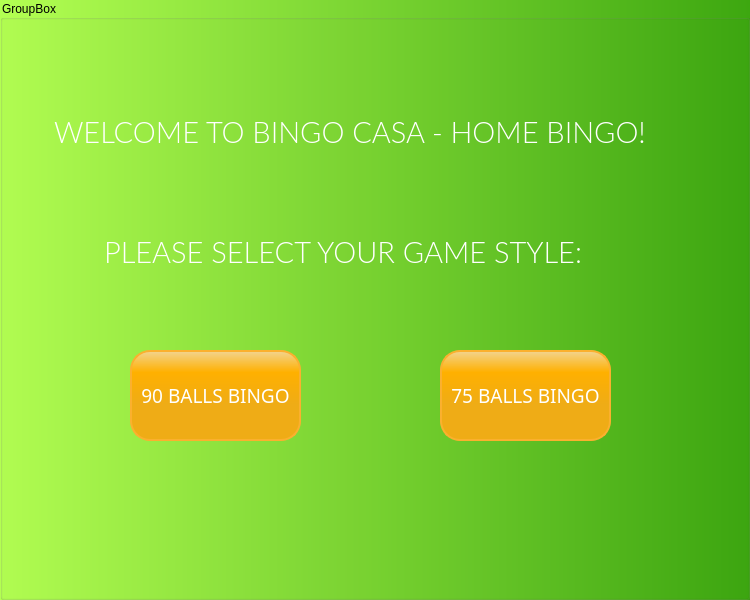
   <widget class="QGroupBox" name="groupBoxWelcome">
    <property name="geometry">
     <rect>
      <x>0</x>
      <y>-40</y>
      <width>750</width>
      <height>600</height>
     </rect>
    </property>
    <property name="styleSheet">
     <string notr="true">background: qlineargradient( x1:0 y1:0, x2:1 y2:0, stop:0 #b3ff52, stop:1 #3da710);</string>
    </property>
    <property name="title">
     <string>GroupBox</string>
    </property>
    <widget class="QTextEdit" name="textEditSelectStyle">
     <property name="geometry">
      <rect>
       <x>100</x>
       <y>230</y>
       <width>541</width>
       <height>41</height>
      </rect>
     </property>
     <property name="sizePolicy">
      <sizepolicy hsizetype="Minimum" vsizetype="Minimum">
       <horstretch>0</horstretch>
       <verstretch>0</verstretch>
      </sizepolicy>
     </property>
     <property name="palette">
      <palette>
       <active>
        <colorrole role="Button">
         <brush brushstyle="SolidPattern">
          <color alpha="0">
           <red>0</red>
           <green>0</green>
           <blue>0</blue>
          </color>
         </brush>
        </colorrole>
        <colorrole role="Base">
         <brush brushstyle="NoBrush">
          <color alpha="255">
           <red>0</red>
           <green>0</green>
           <blue>0</blue>
          </color>
         </brush>
        </colorrole>
        <colorrole role="Window">
         <brush brushstyle="SolidPattern">
          <color alpha="0">
           <red>0</red>
           <green>0</green>
           <blue>0</blue>
          </color>
         </brush>
        </colorrole>
       </active>
       <inactive>
        <colorrole role="Button">
         <brush brushstyle="SolidPattern">
          <color alpha="0">
           <red>0</red>
           <green>0</green>
           <blue>0</blue>
          </color>
         </brush>
        </colorrole>
        <colorrole role="Base">
         <brush brushstyle="NoBrush">
          <color alpha="255">
           <red>0</red>
           <green>0</green>
           <blue>0</blue>
          </color>
         </brush>
        </colorrole>
        <colorrole role="Window">
         <brush brushstyle="SolidPattern">
          <color alpha="0">
           <red>0</red>
           <green>0</green>
           <blue>0</blue>
          </color>
         </brush>
        </colorrole>
       </inactive>
       <disabled>
        <colorrole role="Button">
         <brush brushstyle="SolidPattern">
          <color alpha="0">
           <red>0</red>
           <green>0</green>
           <blue>0</blue>
          </color>
         </brush>
        </colorrole>
        <colorrole role="Base">
         <brush brushstyle="NoBrush">
          <color alpha="255">
           <red>0</red>
           <green>0</green>
           <blue>0</blue>
          </color>
         </brush>
        </colorrole>
        <colorrole role="Window">
         <brush brushstyle="SolidPattern">
          <color alpha="0">
           <red>0</red>
           <green>0</green>
           <blue>0</blue>
          </color>
         </brush>
        </colorrole>
       </disabled>
      </palette>
     </property>
     <property name="font">
      <font>
       <family>Lato</family>
      </font>
     </property>
     <property name="autoFillBackground">
      <bool>false</bool>
     </property>
     <property name="styleSheet">
      <string notr="true">background-color: rgba(0,0,0,0%);
border-color: rgba(0,0,0,0%)</string>
     </property>
     <property name="inputMethodHints">
      <set>Qt::ImhNone</set>
     </property>
     <property name="frameShape">
      <enum>QFrame::NoFrame</enum>
     </property>
     <property name="frameShadow">
      <enum>QFrame::Raised</enum>
     </property>
     <property name="lineWidth">
      <number>0</number>
     </property>
     <property name="verticalScrollBarPolicy">
      <enum>Qt::ScrollBarAlwaysOff</enum>
     </property>
     <property name="horizontalScrollBarPolicy">
      <enum>Qt::ScrollBarAlwaysOff</enum>
     </property>
     <property name="sizeAdjustPolicy">
      <enum>QAbstractScrollArea::AdjustIgnored</enum>
     </property>
     <property name="readOnly">
      <bool>true</bool>
     </property>
     <property name="html">
      <string>&lt;!DOCTYPE HTML PUBLIC &quot;-//W3C//DTD HTML 4.0//EN&quot; &quot;http://www.w3.org/TR/REC-html40/strict.dtd&quot;&gt;
&lt;html&gt;&lt;head&gt;&lt;meta name=&quot;qrichtext&quot; content=&quot;1&quot; /&gt;&lt;style type=&quot;text/css&quot;&gt;
p, li { white-space: pre-wrap; }
&lt;/style&gt;&lt;/head&gt;&lt;body style=&quot; font-family:'Lato'; font-size:9pt; font-weight:400; font-style:normal;&quot;&gt;
&lt;p style=&quot; margin-top:0px; margin-bottom:0px; margin-left:0px; margin-right:0px; -qt-block-indent:0; text-indent:0px;&quot;&gt;&lt;span style=&quot; font-family:'Sans Serif'; font-size:22pt; font-weight:296; color:#ffffff;&quot;&gt;PLEASE SELECT YOUR GAME STYLE:&lt;/span&gt;&lt;/p&gt;&lt;/body&gt;&lt;/html&gt;</string>
     </property>
     <property name="tabStopWidth">
      <number>0</number>
     </property>
     <property name="cursorWidth">
      <number>0</number>
     </property>
    </widget>
    <widget class="QTextEdit" name="textEditWelcome">
     <property name="geometry">
      <rect>
       <x>50</x>
       <y>110</y>
       <width>641</width>
       <height>41</height>
      </rect>
     </property>
     <property name="sizePolicy">
      <sizepolicy hsizetype="Minimum" vsizetype="Minimum">
       <horstretch>0</horstretch>
       <verstretch>0</verstretch>
      </sizepolicy>
     </property>
     <property name="palette">
      <palette>
       <active>
        <colorrole role="Button">
         <brush brushstyle="SolidPattern">
          <color alpha="0">
           <red>0</red>
           <green>0</green>
           <blue>0</blue>
          </color>
         </brush>
        </colorrole>
        <colorrole role="Base">
         <brush brushstyle="NoBrush">
          <color alpha="255">
           <red>0</red>
           <green>0</green>
           <blue>0</blue>
          </color>
         </brush>
        </colorrole>
        <colorrole role="Window">
         <brush brushstyle="SolidPattern">
          <color alpha="0">
           <red>0</red>
           <green>0</green>
           <blue>0</blue>
          </color>
         </brush>
        </colorrole>
       </active>
       <inactive>
        <colorrole role="Button">
         <brush brushstyle="SolidPattern">
          <color alpha="0">
           <red>0</red>
           <green>0</green>
           <blue>0</blue>
          </color>
         </brush>
        </colorrole>
        <colorrole role="Base">
         <brush brushstyle="NoBrush">
          <color alpha="255">
           <red>0</red>
           <green>0</green>
           <blue>0</blue>
          </color>
         </brush>
        </colorrole>
        <colorrole role="Window">
         <brush brushstyle="SolidPattern">
          <color alpha="0">
           <red>0</red>
           <green>0</green>
           <blue>0</blue>
          </color>
         </brush>
        </colorrole>
       </inactive>
       <disabled>
        <colorrole role="Button">
         <brush brushstyle="SolidPattern">
          <color alpha="0">
           <red>0</red>
           <green>0</green>
           <blue>0</blue>
          </color>
         </brush>
        </colorrole>
        <colorrole role="Base">
         <brush brushstyle="NoBrush">
          <color alpha="255">
           <red>0</red>
           <green>0</green>
           <blue>0</blue>
          </color>
         </brush>
        </colorrole>
        <colorrole role="Window">
         <brush brushstyle="SolidPattern">
          <color alpha="0">
           <red>0</red>
           <green>0</green>
           <blue>0</blue>
          </color>
         </brush>
        </colorrole>
       </disabled>
      </palette>
     </property>
     <property name="font">
      <font>
       <family>Lato</family>
      </font>
     </property>
     <property name="autoFillBackground">
      <bool>false</bool>
     </property>
     <property name="styleSheet">
      <string notr="true">background-color: rgba(0,0,0,0%);
border-color: rgba(0,0,0,0%)</string>
     </property>
     <property name="inputMethodHints">
      <set>Qt::ImhNone</set>
     </property>
     <property name="frameShape">
      <enum>QFrame::NoFrame</enum>
     </property>
     <property name="frameShadow">
      <enum>QFrame::Raised</enum>
     </property>
     <property name="lineWidth">
      <number>0</number>
     </property>
     <property name="verticalScrollBarPolicy">
      <enum>Qt::ScrollBarAlwaysOff</enum>
     </property>
     <property name="horizontalScrollBarPolicy">
      <enum>Qt::ScrollBarAlwaysOff</enum>
     </property>
     <property name="sizeAdjustPolicy">
      <enum>QAbstractScrollArea::AdjustIgnored</enum>
     </property>
     <property name="readOnly">
      <bool>true</bool>
     </property>
     <property name="html">
      <string>&lt;!DOCTYPE HTML PUBLIC &quot;-//W3C//DTD HTML 4.0//EN&quot; &quot;http://www.w3.org/TR/REC-html40/strict.dtd&quot;&gt;
&lt;html&gt;&lt;head&gt;&lt;meta name=&quot;qrichtext&quot; content=&quot;1&quot; /&gt;&lt;style type=&quot;text/css&quot;&gt;
p, li { white-space: pre-wrap; }
&lt;/style&gt;&lt;/head&gt;&lt;body style=&quot; font-family:'Lato'; font-size:9pt; font-weight:400; font-style:normal;&quot;&gt;
&lt;p style=&quot; margin-top:0px; margin-bottom:0px; margin-left:0px; margin-right:0px; -qt-block-indent:0; text-indent:0px;&quot;&gt;&lt;span style=&quot; font-family:'Sans Serif'; font-size:22pt; font-weight:296; color:#ffffff;&quot;&gt;WELCOME TO BINGO CASA - HOME BINGO!&lt;/span&gt;&lt;/p&gt;&lt;/body&gt;&lt;/html&gt;</string>
     </property>
     <property name="tabStopWidth">
      <number>0</number>
     </property>
     <property name="cursorWidth">
      <number>0</number>
     </property>
    </widget>
    <widget class="QPushButton" name="pushButton90Balls">
     <property name="geometry">
      <rect>
       <x>130</x>
       <y>350</y>
       <width>171</width>
       <height>91</height>
      </rect>
     </property>
     <property name="palette">
      <palette>
       <active>
        <colorrole role="WindowText">
         <brush brushstyle="SolidPattern">
          <color alpha="255">
           <red>255</red>
           <green>255</green>
           <blue>255</blue>
          </color>
         </brush>
        </colorrole>
        <colorrole role="Button">
         <brush brushstyle="LinearGradientPattern">
          <gradient startx="0.000000000000000" starty="0.000000000000000" endx="0.000000000000000" endy="0.600000000000000" type="LinearGradient" spread="PadSpread" coordinatemode="ObjectBoundingMode">
           <gradientstop position="0.000000000000000">
            <color alpha="255">
             <red>242</red>
             <green>212</green>
             <blue>144</blue>
            </color>
           </gradientstop>
           <gradientstop position="0.400000000000000">
            <color alpha="255">
             <red>255</red>
             <green>176</green>
             <blue>0</blue>
            </color>
           </gradientstop>
           <gradientstop position="1.000000000000000">
            <color alpha="255">
             <red>239</red>
             <green>172</green>
             <blue>22</blue>
            </color>
           </gradientstop>
          </gradient>
         </brush>
        </colorrole>
        <colorrole role="ButtonText">
         <brush brushstyle="SolidPattern">
          <color alpha="255">
           <red>255</red>
           <green>255</green>
           <blue>255</blue>
          </color>
         </brush>
        </colorrole>
        <colorrole role="Base">
         <brush brushstyle="LinearGradientPattern">
          <gradient startx="0.000000000000000" starty="0.000000000000000" endx="0.000000000000000" endy="0.600000000000000" type="LinearGradient" spread="PadSpread" coordinatemode="ObjectBoundingMode">
           <gradientstop position="0.000000000000000">
            <color alpha="255">
             <red>242</red>
             <green>212</green>
             <blue>144</blue>
            </color>
           </gradientstop>
           <gradientstop position="0.400000000000000">
            <color alpha="255">
             <red>255</red>
             <green>176</green>
             <blue>0</blue>
            </color>
           </gradientstop>
           <gradientstop position="1.000000000000000">
            <color alpha="255">
             <red>239</red>
             <green>172</green>
             <blue>22</blue>
            </color>
           </gradientstop>
          </gradient>
         </brush>
        </colorrole>
        <colorrole role="Window">
         <brush brushstyle="LinearGradientPattern">
          <gradient startx="0.000000000000000" starty="0.000000000000000" endx="0.000000000000000" endy="0.600000000000000" type="LinearGradient" spread="PadSpread" coordinatemode="ObjectBoundingMode">
           <gradientstop position="0.000000000000000">
            <color alpha="255">
             <red>242</red>
             <green>212</green>
             <blue>144</blue>
            </color>
           </gradientstop>
           <gradientstop position="0.400000000000000">
            <color alpha="255">
             <red>255</red>
             <green>176</green>
             <blue>0</blue>
            </color>
           </gradientstop>
           <gradientstop position="1.000000000000000">
            <color alpha="255">
             <red>239</red>
             <green>172</green>
             <blue>22</blue>
            </color>
           </gradientstop>
          </gradient>
         </brush>
        </colorrole>
       </active>
       <inactive>
        <colorrole role="WindowText">
         <brush brushstyle="SolidPattern">
          <color alpha="255">
           <red>255</red>
           <green>255</green>
           <blue>255</blue>
          </color>
         </brush>
        </colorrole>
        <colorrole role="Button">
         <brush brushstyle="LinearGradientPattern">
          <gradient startx="0.000000000000000" starty="0.000000000000000" endx="0.000000000000000" endy="0.600000000000000" type="LinearGradient" spread="PadSpread" coordinatemode="ObjectBoundingMode">
           <gradientstop position="0.000000000000000">
            <color alpha="255">
             <red>242</red>
             <green>212</green>
             <blue>144</blue>
            </color>
           </gradientstop>
           <gradientstop position="0.400000000000000">
            <color alpha="255">
             <red>255</red>
             <green>176</green>
             <blue>0</blue>
            </color>
           </gradientstop>
           <gradientstop position="1.000000000000000">
            <color alpha="255">
             <red>239</red>
             <green>172</green>
             <blue>22</blue>
            </color>
           </gradientstop>
          </gradient>
         </brush>
        </colorrole>
        <colorrole role="ButtonText">
         <brush brushstyle="SolidPattern">
          <color alpha="255">
           <red>255</red>
           <green>255</green>
           <blue>255</blue>
          </color>
         </brush>
        </colorrole>
        <colorrole role="Base">
         <brush brushstyle="LinearGradientPattern">
          <gradient startx="0.000000000000000" starty="0.000000000000000" endx="0.000000000000000" endy="0.600000000000000" type="LinearGradient" spread="PadSpread" coordinatemode="ObjectBoundingMode">
           <gradientstop position="0.000000000000000">
            <color alpha="255">
             <red>242</red>
             <green>212</green>
             <blue>144</blue>
            </color>
           </gradientstop>
           <gradientstop position="0.400000000000000">
            <color alpha="255">
             <red>255</red>
             <green>176</green>
             <blue>0</blue>
            </color>
           </gradientstop>
           <gradientstop position="1.000000000000000">
            <color alpha="255">
             <red>239</red>
             <green>172</green>
             <blue>22</blue>
            </color>
           </gradientstop>
          </gradient>
         </brush>
        </colorrole>
        <colorrole role="Window">
         <brush brushstyle="LinearGradientPattern">
          <gradient startx="0.000000000000000" starty="0.000000000000000" endx="0.000000000000000" endy="0.600000000000000" type="LinearGradient" spread="PadSpread" coordinatemode="ObjectBoundingMode">
           <gradientstop position="0.000000000000000">
            <color alpha="255">
             <red>242</red>
             <green>212</green>
             <blue>144</blue>
            </color>
           </gradientstop>
           <gradientstop position="0.400000000000000">
            <color alpha="255">
             <red>255</red>
             <green>176</green>
             <blue>0</blue>
            </color>
           </gradientstop>
           <gradientstop position="1.000000000000000">
            <color alpha="255">
             <red>239</red>
             <green>172</green>
             <blue>22</blue>
            </color>
           </gradientstop>
          </gradient>
         </brush>
        </colorrole>
       </inactive>
       <disabled>
        <colorrole role="WindowText">
         <brush brushstyle="SolidPattern">
          <color alpha="255">
           <red>190</red>
           <green>190</green>
           <blue>190</blue>
          </color>
         </brush>
        </colorrole>
        <colorrole role="Button">
         <brush brushstyle="LinearGradientPattern">
          <gradient startx="0.000000000000000" starty="0.000000000000000" endx="0.000000000000000" endy="0.600000000000000" type="LinearGradient" spread="PadSpread" coordinatemode="ObjectBoundingMode">
           <gradientstop position="0.000000000000000">
            <color alpha="255">
             <red>242</red>
             <green>212</green>
             <blue>144</blue>
            </color>
           </gradientstop>
           <gradientstop position="0.400000000000000">
            <color alpha="255">
             <red>255</red>
             <green>176</green>
             <blue>0</blue>
            </color>
           </gradientstop>
           <gradientstop position="1.000000000000000">
            <color alpha="255">
             <red>239</red>
             <green>172</green>
             <blue>22</blue>
            </color>
           </gradientstop>
          </gradient>
         </brush>
        </colorrole>
        <colorrole role="ButtonText">
         <brush brushstyle="SolidPattern">
          <color alpha="255">
           <red>190</red>
           <green>190</green>
           <blue>190</blue>
          </color>
         </brush>
        </colorrole>
        <colorrole role="Base">
         <brush brushstyle="LinearGradientPattern">
          <gradient startx="0.000000000000000" starty="0.000000000000000" endx="0.000000000000000" endy="0.600000000000000" type="LinearGradient" spread="PadSpread" coordinatemode="ObjectBoundingMode">
           <gradientstop position="0.000000000000000">
            <color alpha="255">
             <red>242</red>
             <green>212</green>
             <blue>144</blue>
            </color>
           </gradientstop>
           <gradientstop position="0.400000000000000">
            <color alpha="255">
             <red>255</red>
             <green>176</green>
             <blue>0</blue>
            </color>
           </gradientstop>
           <gradientstop position="1.000000000000000">
            <color alpha="255">
             <red>239</red>
             <green>172</green>
             <blue>22</blue>
            </color>
           </gradientstop>
          </gradient>
         </brush>
        </colorrole>
        <colorrole role="Window">
         <brush brushstyle="LinearGradientPattern">
          <gradient startx="0.000000000000000" starty="0.000000000000000" endx="0.000000000000000" endy="0.600000000000000" type="LinearGradient" spread="PadSpread" coordinatemode="ObjectBoundingMode">
           <gradientstop position="0.000000000000000">
            <color alpha="255">
             <red>242</red>
             <green>212</green>
             <blue>144</blue>
            </color>
           </gradientstop>
           <gradientstop position="0.400000000000000">
            <color alpha="255">
             <red>255</red>
             <green>176</green>
             <blue>0</blue>
            </color>
           </gradientstop>
           <gradientstop position="1.000000000000000">
            <color alpha="255">
             <red>239</red>
             <green>172</green>
             <blue>22</blue>
            </color>
           </gradientstop>
          </gradient>
         </brush>
        </colorrole>
       </disabled>
      </palette>
     </property>
     <property name="font">
      <font>
       <family>Sans Serif</family>
       <pointsize>14</pointsize>
       <weight>50</weight>
       <bold>false</bold>
      </font>
     </property>
     <property name="autoFillBackground">
      <bool>false</bool>
     </property>
     <property name="styleSheet">
      <string notr="true">border: 2px solid #fbb02e;
border-radius: 20px;
background-color: qlineargradient(x1: 0, y1: 0, x2: 0, y2: 0.6, stop: 0 #f2d490, stop: 0.4 #ffb000 stop: 1 #efac16);
min-width: 80px;</string>
     </property>
     <property name="text">
      <string>90 BALLS BINGO</string>
     </property>
     <property name="checkable">
      <bool>true</bool>
     </property>
     <property name="autoExclusive">
      <bool>true</bool>
     </property>
    </widget>
    <widget class="QPushButton" name="pushButton75Balls">
     <property name="geometry">
      <rect>
       <x>440</x>
       <y>350</y>
       <width>171</width>
       <height>91</height>
      </rect>
     </property>
     <property name="palette">
      <palette>
       <active>
        <colorrole role="WindowText">
         <brush brushstyle="SolidPattern">
          <color alpha="255">
           <red>255</red>
           <green>255</green>
           <blue>255</blue>
          </color>
         </brush>
        </colorrole>
        <colorrole role="Button">
         <brush brushstyle="LinearGradientPattern">
          <gradient startx="0.000000000000000" starty="0.000000000000000" endx="0.000000000000000" endy="0.600000000000000" type="LinearGradient" spread="PadSpread" coordinatemode="ObjectBoundingMode">
           <gradientstop position="0.000000000000000">
            <color alpha="255">
             <red>242</red>
             <green>212</green>
             <blue>144</blue>
            </color>
           </gradientstop>
           <gradientstop position="0.400000000000000">
            <color alpha="255">
             <red>255</red>
             <green>176</green>
             <blue>0</blue>
            </color>
           </gradientstop>
           <gradientstop position="1.000000000000000">
            <color alpha="255">
             <red>239</red>
             <green>172</green>
             <blue>22</blue>
            </color>
           </gradientstop>
          </gradient>
         </brush>
        </colorrole>
        <colorrole role="ButtonText">
         <brush brushstyle="SolidPattern">
          <color alpha="255">
           <red>255</red>
           <green>255</green>
           <blue>255</blue>
          </color>
         </brush>
        </colorrole>
        <colorrole role="Base">
         <brush brushstyle="LinearGradientPattern">
          <gradient startx="0.000000000000000" starty="0.000000000000000" endx="0.000000000000000" endy="0.600000000000000" type="LinearGradient" spread="PadSpread" coordinatemode="ObjectBoundingMode">
           <gradientstop position="0.000000000000000">
            <color alpha="255">
             <red>242</red>
             <green>212</green>
             <blue>144</blue>
            </color>
           </gradientstop>
           <gradientstop position="0.400000000000000">
            <color alpha="255">
             <red>255</red>
             <green>176</green>
             <blue>0</blue>
            </color>
           </gradientstop>
           <gradientstop position="1.000000000000000">
            <color alpha="255">
             <red>239</red>
             <green>172</green>
             <blue>22</blue>
            </color>
           </gradientstop>
          </gradient>
         </brush>
        </colorrole>
        <colorrole role="Window">
         <brush brushstyle="LinearGradientPattern">
          <gradient startx="0.000000000000000" starty="0.000000000000000" endx="0.000000000000000" endy="0.600000000000000" type="LinearGradient" spread="PadSpread" coordinatemode="ObjectBoundingMode">
           <gradientstop position="0.000000000000000">
            <color alpha="255">
             <red>242</red>
             <green>212</green>
             <blue>144</blue>
            </color>
           </gradientstop>
           <gradientstop position="0.400000000000000">
            <color alpha="255">
             <red>255</red>
             <green>176</green>
             <blue>0</blue>
            </color>
           </gradientstop>
           <gradientstop position="1.000000000000000">
            <color alpha="255">
             <red>239</red>
             <green>172</green>
             <blue>22</blue>
            </color>
           </gradientstop>
          </gradient>
         </brush>
        </colorrole>
       </active>
       <inactive>
        <colorrole role="WindowText">
         <brush brushstyle="SolidPattern">
          <color alpha="255">
           <red>255</red>
           <green>255</green>
           <blue>255</blue>
          </color>
         </brush>
        </colorrole>
        <colorrole role="Button">
         <brush brushstyle="LinearGradientPattern">
          <gradient startx="0.000000000000000" starty="0.000000000000000" endx="0.000000000000000" endy="0.600000000000000" type="LinearGradient" spread="PadSpread" coordinatemode="ObjectBoundingMode">
           <gradientstop position="0.000000000000000">
            <color alpha="255">
             <red>242</red>
             <green>212</green>
             <blue>144</blue>
            </color>
           </gradientstop>
           <gradientstop position="0.400000000000000">
            <color alpha="255">
             <red>255</red>
             <green>176</green>
             <blue>0</blue>
            </color>
           </gradientstop>
           <gradientstop position="1.000000000000000">
            <color alpha="255">
             <red>239</red>
             <green>172</green>
             <blue>22</blue>
            </color>
           </gradientstop>
          </gradient>
         </brush>
        </colorrole>
        <colorrole role="ButtonText">
         <brush brushstyle="SolidPattern">
          <color alpha="255">
           <red>255</red>
           <green>255</green>
           <blue>255</blue>
          </color>
         </brush>
        </colorrole>
        <colorrole role="Base">
         <brush brushstyle="LinearGradientPattern">
          <gradient startx="0.000000000000000" starty="0.000000000000000" endx="0.000000000000000" endy="0.600000000000000" type="LinearGradient" spread="PadSpread" coordinatemode="ObjectBoundingMode">
           <gradientstop position="0.000000000000000">
            <color alpha="255">
             <red>242</red>
             <green>212</green>
             <blue>144</blue>
            </color>
           </gradientstop>
           <gradientstop position="0.400000000000000">
            <color alpha="255">
             <red>255</red>
             <green>176</green>
             <blue>0</blue>
            </color>
           </gradientstop>
           <gradientstop position="1.000000000000000">
            <color alpha="255">
             <red>239</red>
             <green>172</green>
             <blue>22</blue>
            </color>
           </gradientstop>
          </gradient>
         </brush>
        </colorrole>
        <colorrole role="Window">
         <brush brushstyle="LinearGradientPattern">
          <gradient startx="0.000000000000000" starty="0.000000000000000" endx="0.000000000000000" endy="0.600000000000000" type="LinearGradient" spread="PadSpread" coordinatemode="ObjectBoundingMode">
           <gradientstop position="0.000000000000000">
            <color alpha="255">
             <red>242</red>
             <green>212</green>
             <blue>144</blue>
            </color>
           </gradientstop>
           <gradientstop position="0.400000000000000">
            <color alpha="255">
             <red>255</red>
             <green>176</green>
             <blue>0</blue>
            </color>
           </gradientstop>
           <gradientstop position="1.000000000000000">
            <color alpha="255">
             <red>239</red>
             <green>172</green>
             <blue>22</blue>
            </color>
           </gradientstop>
          </gradient>
         </brush>
        </colorrole>
       </inactive>
       <disabled>
        <colorrole role="WindowText">
         <brush brushstyle="SolidPattern">
          <color alpha="255">
           <red>190</red>
           <green>190</green>
           <blue>190</blue>
          </color>
         </brush>
        </colorrole>
        <colorrole role="Button">
         <brush brushstyle="LinearGradientPattern">
          <gradient startx="0.000000000000000" starty="0.000000000000000" endx="0.000000000000000" endy="0.600000000000000" type="LinearGradient" spread="PadSpread" coordinatemode="ObjectBoundingMode">
           <gradientstop position="0.000000000000000">
            <color alpha="255">
             <red>242</red>
             <green>212</green>
             <blue>144</blue>
            </color>
           </gradientstop>
           <gradientstop position="0.400000000000000">
            <color alpha="255">
             <red>255</red>
             <green>176</green>
             <blue>0</blue>
            </color>
           </gradientstop>
           <gradientstop position="1.000000000000000">
            <color alpha="255">
             <red>239</red>
             <green>172</green>
             <blue>22</blue>
            </color>
           </gradientstop>
          </gradient>
         </brush>
        </colorrole>
        <colorrole role="ButtonText">
         <brush brushstyle="SolidPattern">
          <color alpha="255">
           <red>190</red>
           <green>190</green>
           <blue>190</blue>
          </color>
         </brush>
        </colorrole>
        <colorrole role="Base">
         <brush brushstyle="LinearGradientPattern">
          <gradient startx="0.000000000000000" starty="0.000000000000000" endx="0.000000000000000" endy="0.600000000000000" type="LinearGradient" spread="PadSpread" coordinatemode="ObjectBoundingMode">
           <gradientstop position="0.000000000000000">
            <color alpha="255">
             <red>242</red>
             <green>212</green>
             <blue>144</blue>
            </color>
           </gradientstop>
           <gradientstop position="0.400000000000000">
            <color alpha="255">
             <red>255</red>
             <green>176</green>
             <blue>0</blue>
            </color>
           </gradientstop>
           <gradientstop position="1.000000000000000">
            <color alpha="255">
             <red>239</red>
             <green>172</green>
             <blue>22</blue>
            </color>
           </gradientstop>
          </gradient>
         </brush>
        </colorrole>
        <colorrole role="Window">
         <brush brushstyle="LinearGradientPattern">
          <gradient startx="0.000000000000000" starty="0.000000000000000" endx="0.000000000000000" endy="0.600000000000000" type="LinearGradient" spread="PadSpread" coordinatemode="ObjectBoundingMode">
           <gradientstop position="0.000000000000000">
            <color alpha="255">
             <red>242</red>
             <green>212</green>
             <blue>144</blue>
            </color>
           </gradientstop>
           <gradientstop position="0.400000000000000">
            <color alpha="255">
             <red>255</red>
             <green>176</green>
             <blue>0</blue>
            </color>
           </gradientstop>
           <gradientstop position="1.000000000000000">
            <color alpha="255">
             <red>239</red>
             <green>172</green>
             <blue>22</blue>
            </color>
           </gradientstop>
          </gradient>
         </brush>
        </colorrole>
       </disabled>
      </palette>
     </property>
     <property name="font">
      <font>
       <family>Sans Serif</family>
       <pointsize>14</pointsize>
       <weight>50</weight>
       <bold>false</bold>
      </font>
     </property>
     <property name="autoFillBackground">
      <bool>false</bool>
     </property>
     <property name="styleSheet">
      <string notr="true">border: 2px solid #fbb02e;
border-radius: 20px;
background-color: qlineargradient(x1: 0, y1: 0, x2: 0, y2: 0.6, stop: 0 #f2d490, stop: 0.4 #ffb000 stop: 1 #efac16);
min-width: 80px;</string>
     </property>
     <property name="text">
      <string>75 BALLS BINGO</string>
     </property>
     <property name="checkable">
      <bool>true</bool>
     </property>
     <property name="autoExclusive">
      <bool>true</bool>
     </property>
    </widget>
   </widget>
